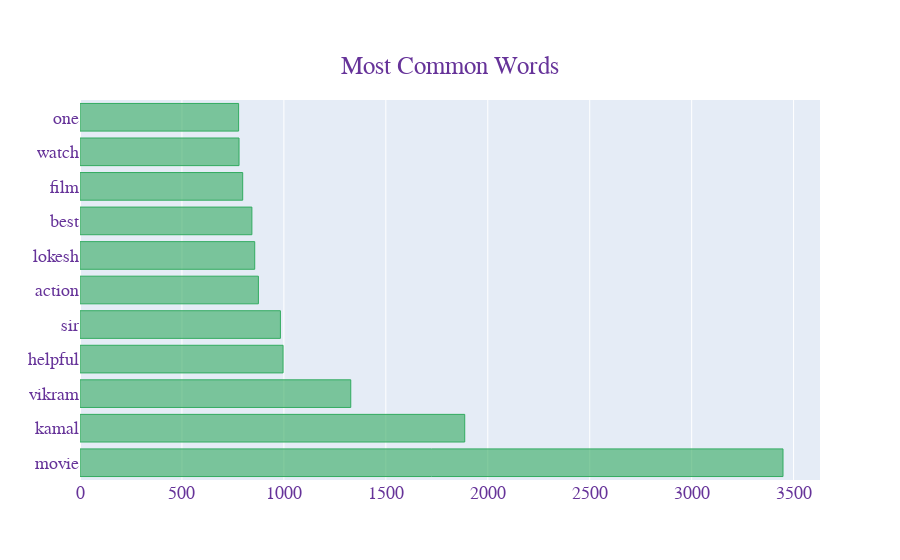

Here is the notebook cell this chart was saved with:
### Markdown cell above
### Most common words

- Among the most frequent words extracted from the reviews, "Movie," "Kamal," "Vikram," "Lokesh," and "Rolex" stand out as the most common.
- These words appear prominently and repeatedly in the text data, indicating that they are significant keywords associated with the subject matter of the movie
- The presence of these words suggests that they are central to discussions, opinions, and sentiments expressed in the reviews.
- These common words might provide insights into key aspects of the movie that have garnered attention and discussion among viewers.

### Code cell
texts = data['tokenized_review']
new = texts.str.split()
new = new.values.tolist()
corpus = [word for i in new for word in i]
counter = Counter(corpus)
most = counter.most_common()
x, y = [], []
for word, count in most[:30]:
    if word not in stopWords_nltk:
        x.append(word)
        y.append(count)

fig = go.Figure(go.Bar(
            x=y,
            y=x,
            orientation='h',  marker=dict(
        color='rgba(50, 171, 96, 0.6)',
        line=dict(
            color='rgba(50, 171, 96, 1.0)',
            width=1),
    ),
    name='Most common Word',))

fig.update_layout( title={
        'text': "Most Common Words",
        'y':0.9,
        'x':0.5,
        'xanchor': 'center',
        'yanchor': 'top'}, font=dict(
        family="Courier New, monospace",
        size=18,
        color="RebeccaPurple"
    ))

fig.show()

### Figure 1 — Plotly figure (JSON) as saved in the notebook; plotly's stock layout.template omitted (floating-point values rounded to 4 significant figures)
{"data": [{"marker": {"color": "rgba(50, 171, 96, 0.6)", "line": {"color": "rgba(50, 171, 96, 1.0)", "width": 1}}, "name": "Most common Word", "orientation": "h", "type": "bar", "x": [3448, 1887, 1328, 996, 983, 875, 857, 843, 798, 780, 778], "y": ["movie", "kamal", "vikram", "helpful", "sir", "action", "lokesh", "best", "film", "watch", "one"]}], "layout": {"font": {"color": "RebeccaPurple", "family": "Courier New, monospace", "size": 18}, "title": {"text": "Most Common Words", "x": 0.5, "xanchor": "center", "y": 0.9, "yanchor": "top"}}}
